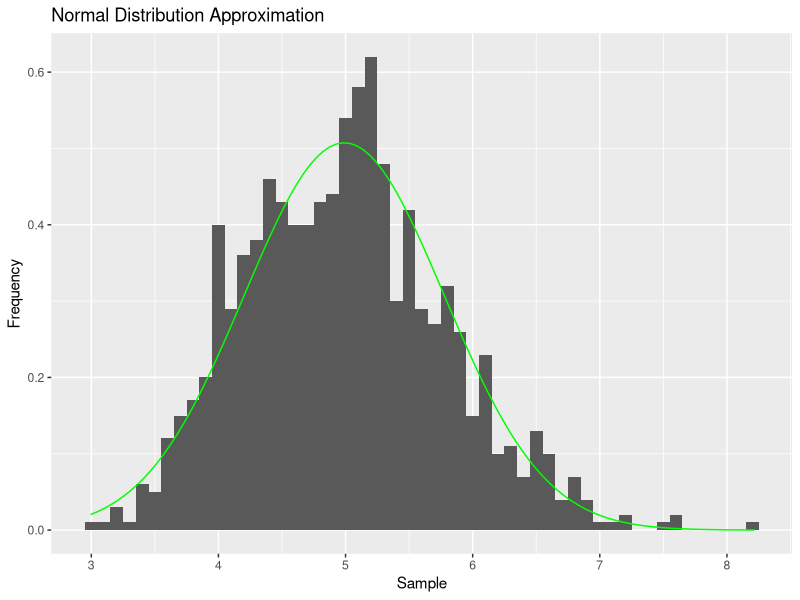

Reproduce this figure in R.
## ---- chunk 1
## setwd("~/.....)    # set the directory
library(ggplot2)      # to be able to graph
set.seed(0)           # to be able to reproduce
## ---- chunk 2
# Number of simulations
numsim = 1000                                                
# Create the simulations
sample = NULL                                                
for (i in 1 : numsim) sample = c(sample, mean(rexp(40,0.2))) 
# Create a dataframe (ggplot)
sample<-as.data.frame(sample)                                
## ---- chunk 3
mean(sample$sample)
var(sample$sample)
## ---- chunk 4
g <- ggplot(sample,aes(sample))     # Enter the database to be graph
g <- g + geom_histogram(binwidth=.1,aes( y=..density..))  # Type of graph / histogram
g <- g + stat_function(fun = dnorm,args = list(mean=mean(sample$sample), 
                                               sd = sd(sample$sample)), color = "green")
g <- g + labs(title="Normal Distribution Approximation",x="Sample",y="Frequency")
g
